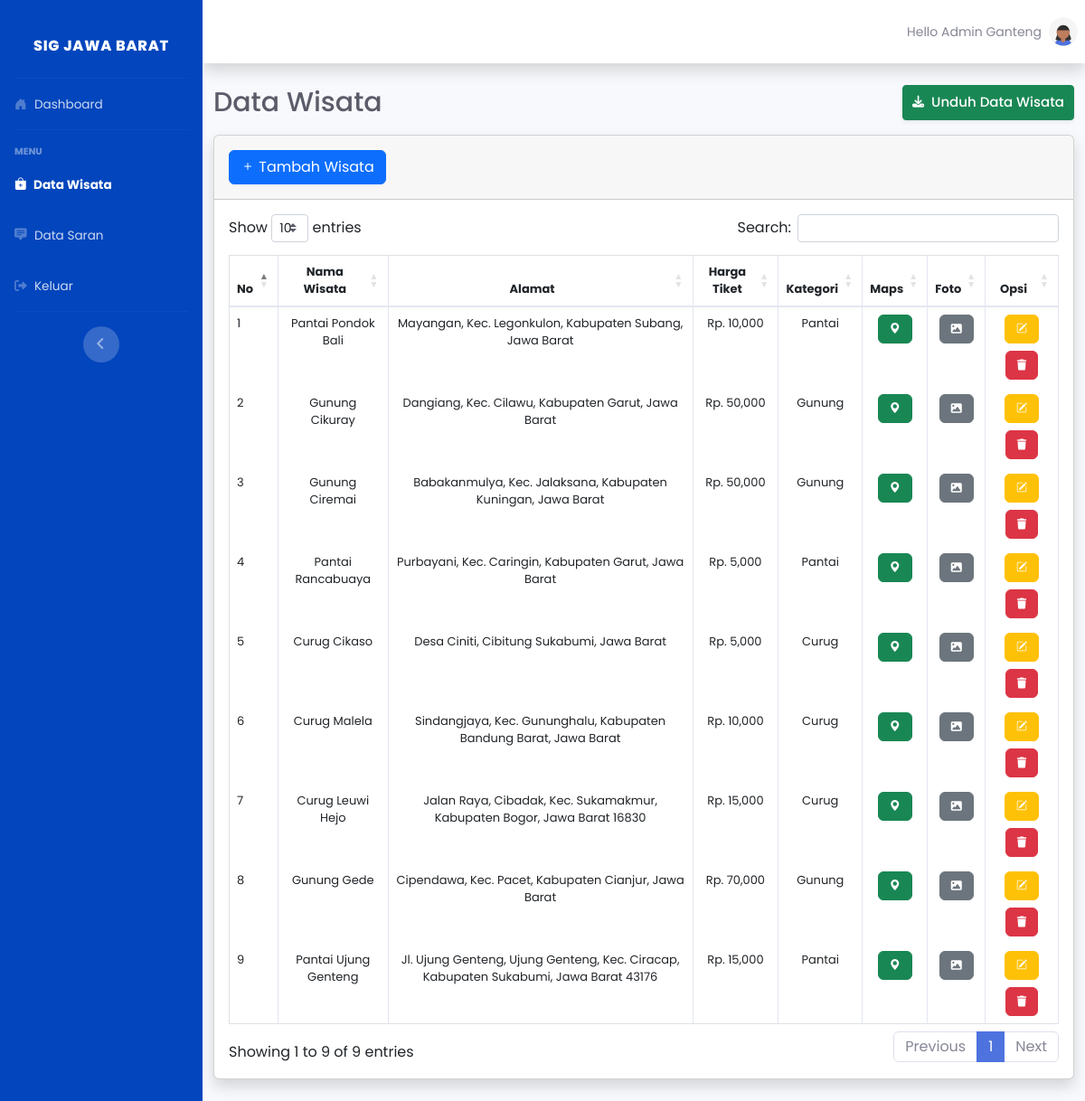
The page /admin/data_wisata.php (signed in) on the database its author committed.
### tables this page shows
CREATE TABLE `tbl_wisata` (
  `id_wisata` int(11) NOT NULL,
  `nama_wisata` varchar(225) NOT NULL,
  `alamat` text NOT NULL,
  `deskripsi` text NOT NULL,
  `harga_tiket` varchar(225) NOT NULL,
  `kategori` varchar(100) NOT NULL,
  `maps` text NOT NULL,
  `foto` varchar(225) NOT NULL,
  `tanggal` date NOT NULL,
  `waktu` time NOT NULL
);

### admin/functions.php (called while the page is built, shortened)
<?php
$conn = mysqli_connect("localhost", "root", "", "wisata_jabar");
function tampil_wisata()
{
	global $conn;
	$result_tampil_wisata = $conn->query("SELECT * FROM tbl_wisata ORDER BY id_wisata DESC");
	$rows_wisata = [];
	while ($row_wisata = mysqli_fetch_assoc($result_tampil_wisata)) {
		$rows_wisata[] = $row_wisata;
	}
	return $rows_wisata;
}

### admin/data_wisata.php (the view, shortened to what this page needs)
<?php
require 'functions.php';
?>
<!DOCTYPE html>
<html lang="en">
<head>
    <link href="../vendor/fontawesome-free/css/all.min.css" rel="stylesheet" type="text/css">
    <link href="../css/sb-admin-2.min.css" rel="stylesheet">
    <link href="../vendor/datatables/dataTables.bootstrap4.min.css" rel="stylesheet">
    <link href="https://cdn.jsdelivr.net/npm/bootstrap@5.2.3/dist/css/bootstrap.min.css" rel="stylesheet">
    <link rel="stylesheet" href="https://cdn.jsdelivr.net/npm/bootstrap-icons@1.10.5/font/bootstrap-icons.css">
</head>
<body id="page-top">
    <div id="wrapper">
        <ul class="navbar-nav sidebar sidebar-dark accordion pt-3" id="accordionSidebar" style="background-color: #0245bc;">
            <a class="sidebar-brand d-flex align-items-center justify-content-center" href="index.php">
                <div class="sidebar-brand-text mx-1">SIG Jawa Barat</div>
            </a>
            <hr class="sidebar-divider my-0">
            <li class="nav-item">
                <a class="nav-link" href="dashboard.php">
                    <i class="bi bi-house-door-fill"></i>
                    <span>Dashboard</span></a>
            </li>
            <hr class="sidebar-divider">
            <div class="sidebar-heading">
                Menu
            </div>
            <li class="nav-item active">
                <a class="nav-link" href="data_wisata.php">
                    <i class="bi bi-bag-plus-fill"></i>
                    <span>Data Wisata</span></a>
            </li>
            <li class="nav-item ">
                <a class="nav-link" href="data_saran.php">
                    <i class="bi bi-chat-square-text-fill"></i>
                    <span>Data Saran</span></a>
            </li>
            <li class="nav-item">
                <a class="nav-link" data-bs-toggle="modal" data-bs-target="#staticBackdrop" href="logout.php">
                    <i class="fas fa-sign-out-alt"></i>
                    <span>Keluar</span></a>
            </li>
            <hr class="sidebar-divider d-none d-md-block">
            <div class="text-center d-none d-md-inline">
                <button class="rounded-circle border-0" id="sidebarToggle"></button>
            </div>
        </ul>
        <div id="content-wrapper" class="d-flex flex-column">
            <div id="content">
                <nav class="navbar navbar-expand navbar-light bg-white topbar mb-4 static-top shadow">
                    <ul class="navbar-nav ml-auto">
                        <li class="nav-item dropdown no-arrow">
                            <a class="nav-link dropdown-toggle" href="#" id="userDropdown" role="button" data-toggle="dropdown" aria-haspopup="true" aria-expanded="false">
                                <span class="mr-2 d-none d-lg-inline text-gray-600 small">Hello Admin Ganteng</span>
                                <img class="img-profile rounded-circle" src="../img/undraw_profile_1.svg">
                            </a>
                        </li>
                    </ul>
                </nav>
                <div class="container-fluid">
                    <div class="d-sm-flex align-items-center justify-content-between mb-3">
                        <h3 class="h3 mb-0 text-gray-800" style="font-size: 30px; ">Data Wisata</h3>
                        <a href="cetak_data_wisata.php" target="_blank" class="d-none d-sm-inline-block btn btn-sm btn-success shadow-sm" style="padding: 7px 10px; font-weight: 500; font-size: 15px;">
                            <i class="fas fa-download fa-sm text-white pe-2"></i>Unduh Data Wisata</a>
                    </div>
                    <div class="card shadow mb-4 mx-0 lg:mx-3">
                        <div class="card-header py-3">
                            <button type="button" class="btn btn-primary" data-bs-toggle="modal" data-bs-target="#exampleModal">
                                <i class="bi bi-plus text-white"></i> Tambah Wisata</a>
                            </button>
                        </div>
                        <div class="card-body">
                            <div class="table-responsive">
                                <table class="table table-bordered" id="dataTable" width="100%" cellspacing="0" style="font-size: 13px;">
                                    <thead>
                                        <tr>
                                            <th>No</th>
                                            <th class="text-center">Nama Wisata</th>
                                            <th class="text-center">Alamat</th>
                                            <th class="text-center">Harga Tiket</th>
                                            <th class="text-center">Kategori</th>
                                            <th class="text-center">Maps</th>
                                            <th class="text-center">Foto</th>
                                            <th class="text-center">Opsi</th>
                                        </tr>
                                    </thead>
                                    <tbody>
                                        <?php $i = 1; ?>
                                        <?php
                                        $data_all = tampil_wisata();
                                        foreach ($data_all as $data_row) : ?>
                                            <tr>
                                                <td><?= $i; ?></td>
                                                <td class="text-center"><?= ucwords($data_row['nama_wisata']); ?></td>
                                                <td class="text-center"><?= ucwords($data_row['alamat']); ?></td>
                                                <td class="text-center">Rp. <?= number_format($data_row['harga_tiket']); ?>
                                                </td>
                                                <td class="text-center"><?= $data_row['kategori']; ?></td>
                                                <td class="text-center">
                                                    <button type="button" class="btn btn-success" data-bs-toggle="modal" data-bs-target="#maps<?= $data_row['id_wisata']; ?>" style="font-size: 12px;">
                                                        <i class="bi bi-geo-alt-fill"></i>
                                                    </button>
                                                </td>
                                                <td class="text-center">
                                                    <button type="button" class="btn btn-secondary" data-bs-toggle="modal" data-bs-target="#img<?= $data_row['id_wisata']; ?>" style="font-size: 12px;">
                                                        <i class="fas fa-image"></i>
                                                    </button>
                                                </td>
                                                <td class="text-center">
                                                    <button type="button" class="btn btn-warning text-white mb-2" data-bs-toggle="modal" data-bs-target="#edit<?= $data_row['id_wisata']; ?>" style="font-size: 12px;">
                                                        <i class="bi bi-pencil-square"></i>
                                                    </button>
                                                    <button type="button" class="btn btn-danger" data-bs-toggle="modal" data-bs-target="#delete<?= $data_row['id_wisata']; ?>" style="font-size: 12px;">
                                                        <i class="fas fa-trash"></i>
                                                    </button>
                                                </td>
                                            </tr>
                                            <?php $i++; ?>
                                        <?php endforeach; ?>
                                    </tbody>
                                </table>
                            </div>
                        </div>
                    </div>
                </div>
            </div>
        </div>
    </div>
</body>
</html>

### admin/data_wisata.php (style rules this page uses)
* { font-family: 'Poppins', sans-serif; }

### rows shown on the page
tbl_wisata: nama_wisata "Pantai Pondok Bali", alamat "Mayangan, Kec. Legonkulon, Kabupaten Subang, Jawa Barat", harga_tiket "10,000", kategori "Pantai"
tbl_wisata: nama_wisata "Gunung Cikuray", alamat "Dangiang, Kec. Cilawu, Kabupaten Garut, Jawa Barat", harga_tiket "50,000", kategori "Gunung"
tbl_wisata: nama_wisata "Gunung Ciremai", alamat "Babakanmulya, Kec. Jalaksana, Kabupaten Kuningan, Jawa Barat", harga_tiket "50,000", kategori "Gunung"
tbl_wisata: nama_wisata "Pantai Rancabuaya", alamat "Purbayani, Kec. Caringin, Kabupaten Garut, Jawa Barat", harga_tiket "5,000", kategori "Pantai"
tbl_wisata: nama_wisata "Curug Cikaso", alamat "Desa Ciniti, Cibitung Sukabumi, Jawa Barat", harga_tiket "5,000", kategori "Curug"
tbl_wisata: nama_wisata "Curug Malela", alamat "Sindangjaya, Kec. Gununghalu, Kabupaten Bandung Barat, Jawa Barat", harga_tiket "10,000", kategori "Curug"
tbl_wisata: nama_wisata "Curug Leuwi Hejo", alamat "Jalan Raya, Cibadak, Kec. Sukamakmur, Kabupaten Bogor, Jawa Barat 16830", harga_tiket "15,000", kategori "Curug"
tbl_wisata: nama_wisata "Gunung Gede", alamat "Cipendawa, Kec. Pacet, Kabupaten Cianjur, Jawa Barat", harga_tiket "70,000", kategori "Gunung"
tbl_wisata: nama_wisata "Pantai Ujung Genteng", alamat "Jl. Ujung Genteng, Ujung Genteng, Kec. Ciracap, Kabupaten Sukabumi, Jawa Barat 43176", harga_tiket "15,000", kategori "Pantai"
